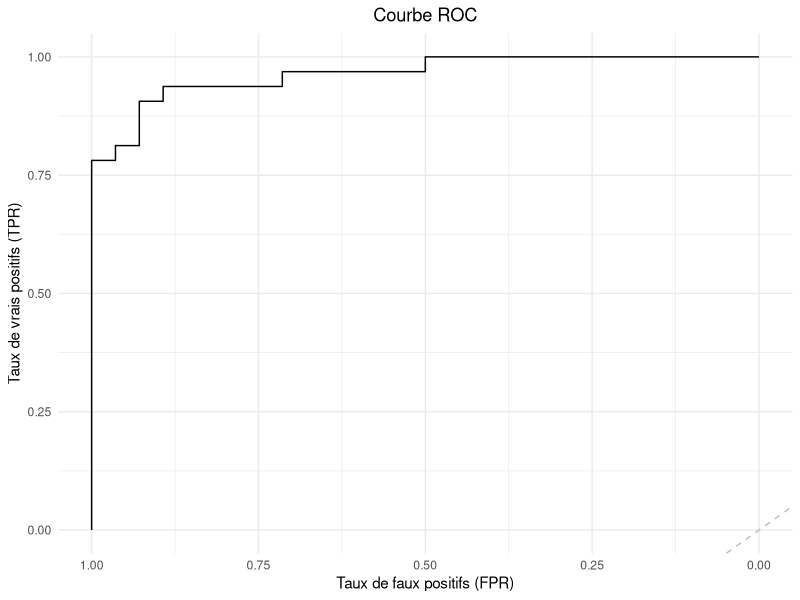
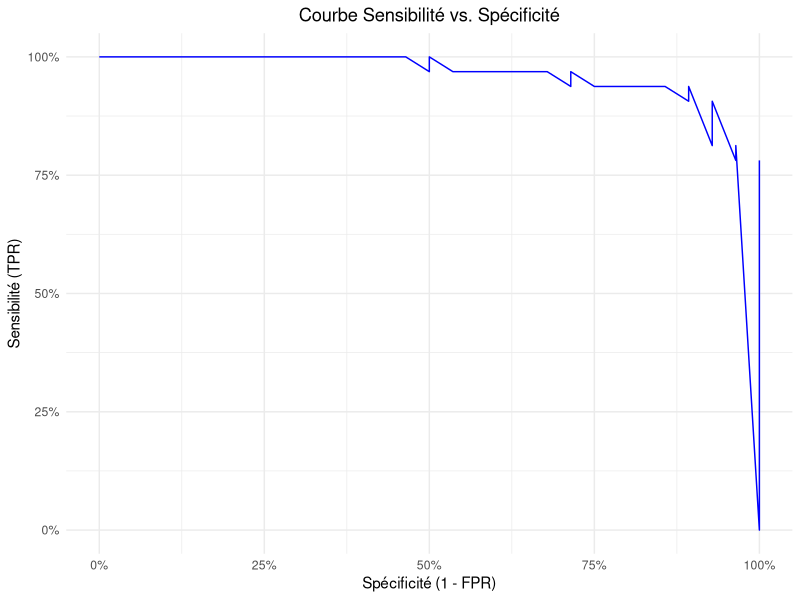
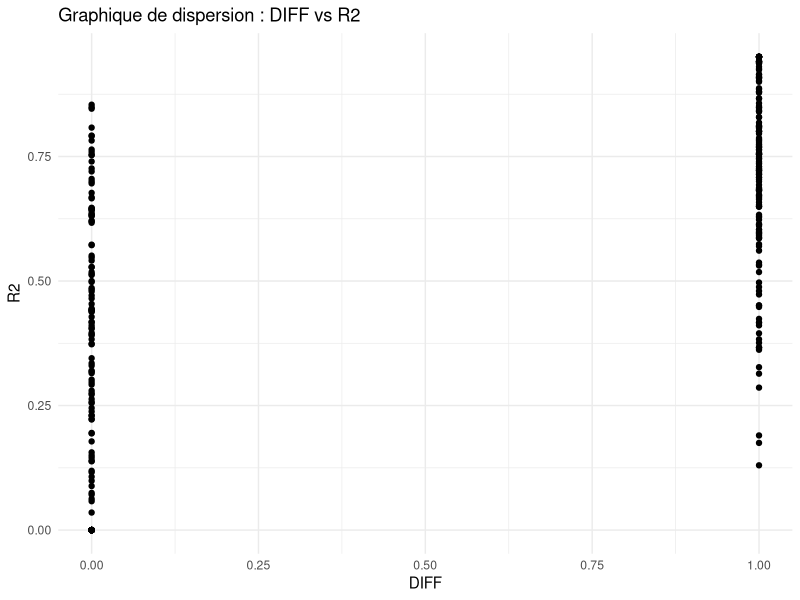
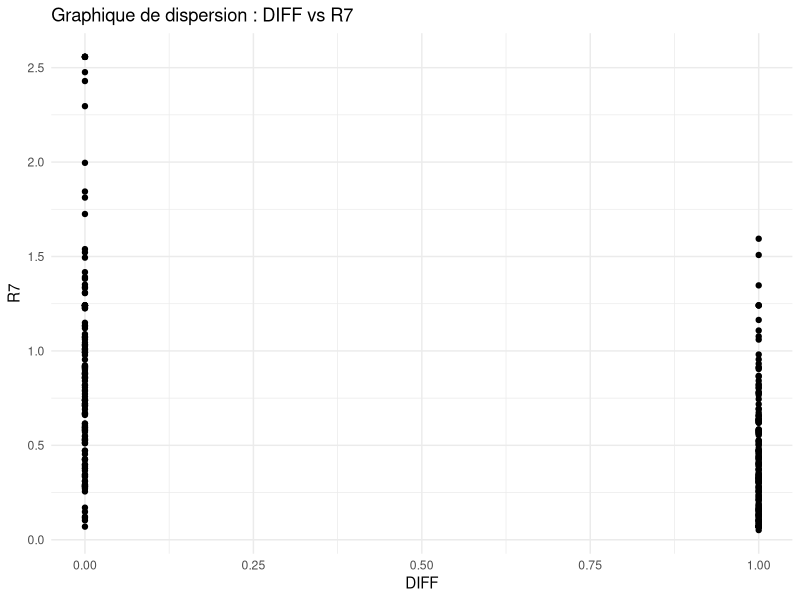
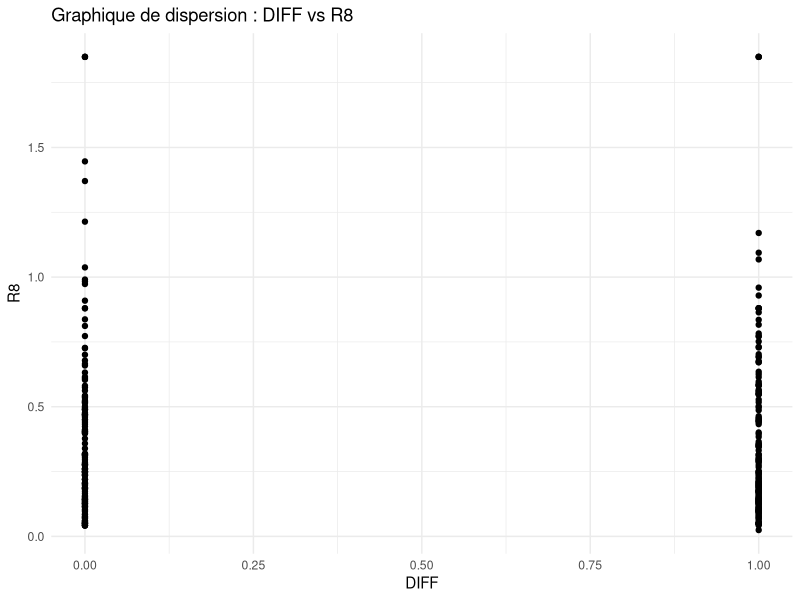
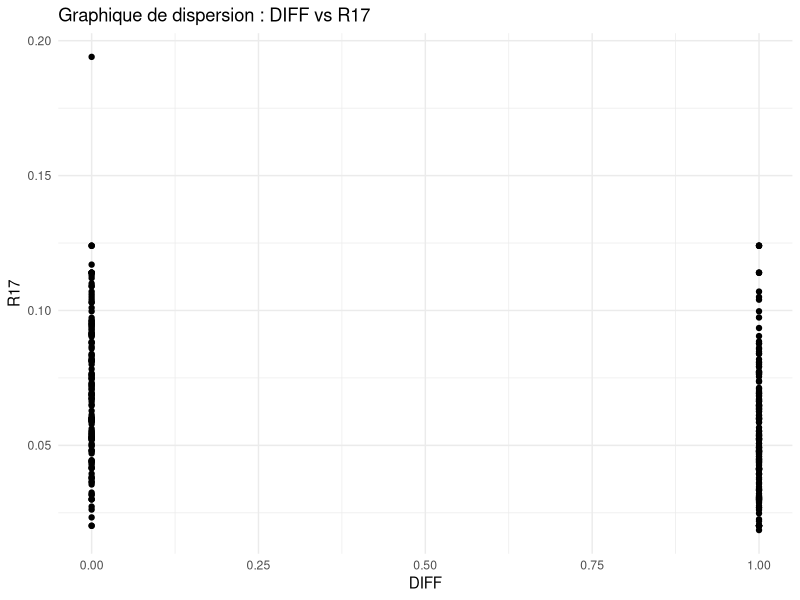
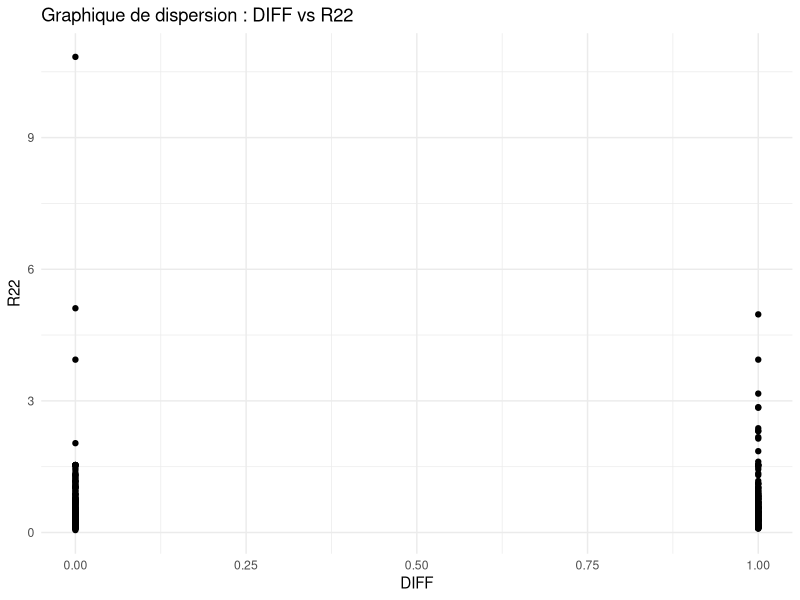
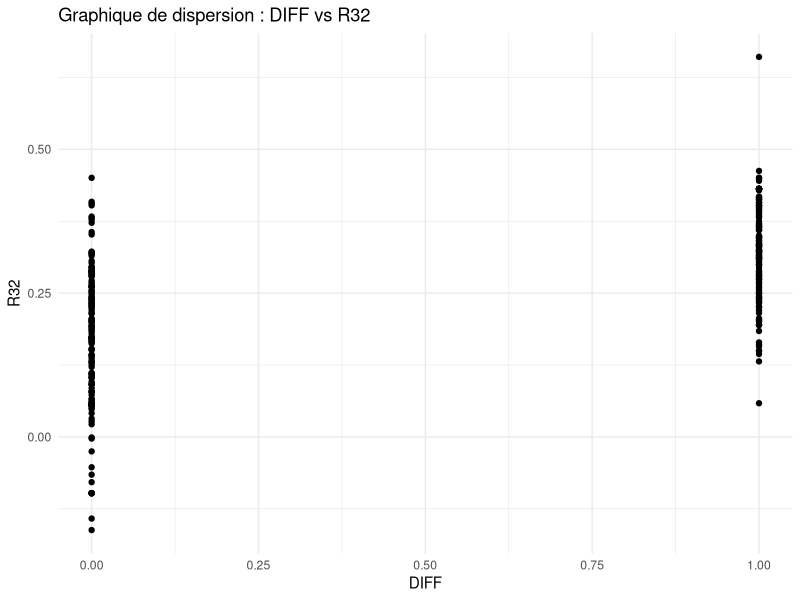

Source code (R) for these figures, in order:
## ---- chunk 1
knitr::opts_chunk$set(echo = TRUE)
## ---- chunk 2
current_directory <- getwd()

# Afficher le répertoire de travail
print(current_directory)
setwd("/Users/justinemanuel/Documents/GitHub/DJDDS-groupe5")
## ---- chunk 3

# Charger les bibliothèques nécessaires
library(ggplot2)
library(readr)

# Charger les données depuis le fichier CSV avec un point-virgule comme délimiteur et un séparateur décimal
donnees <- read.csv2("DATA/farms_train.csv")
donnees2 <- read.csv2("DATA/farms_test.csv")


# Afficher les premières lignes pour vérifier les données
head(donnees)
head(donnees2)

## ---- chunk 4
library(caret)
set.seed(123)  # Pour rendre la partition reproductible

# Partitionner les données d'entraînement : 80% pour l'entraînement, 20% pour le test
partition <- createDataPartition(donnees$DIFF, p = 0.8, list = FALSE)

# Données d'entraînement (80%)
train_data <- donnees[partition, ]

# Données de test (20%)
test_data <- donnees[ -partition, ]

# Vérifier la taille des jeux de données
cat("Taille des données d'entraînement : ", nrow(train_data), "\n")
cat("Taille des données de test : ", nrow(test_data), "\n")

# Vérifier les premières lignes des jeux de données d'entraînement et de test
head(train_data)
head(test_data)
## ---- chunk 5
train_data$DIFF <- factor(train_data$DIFF)
str(train_data$DIFF)
test_data$DIFF <- factor(test_data$DIFF)
str(test_data$DIFF)
# Vérifiez le type des variables explicatives
sapply(train_data[, c("R2", "R7", "R8", "R17", "R22", "R32")], class)

## ---- chunk 6
# Vérifier la présence de valeurs manquantes dans le jeu de données
sum(is.na(train_data))
## ---- chunk 7
# Charger les bibliothèques nécessaires
library(dplyr)   # Pour manipuler les données

# Créer un modèle de régression logistique sur les données d'entraînement
log_model <- glm(DIFF ~ R2 + R7 + R8 + R17 + R22 + R32, data = train_data, family = binomial)

# Résumé du modèle pour voir les coefficients
summary(log_model)

## ---- chunk 8
# Faire des prédictions sur les données de test
# Utiliser le modèle logistique pour prédire la probabilité que DIFF = 1
predictions_prob <- predict(log_model, test_data, type = "response")

# Convertir les probabilités en classes binaires
# Par défaut, on prend 0.5 comme seuil pour transformer les probabilités en classes (1 ou 0)
predictions_class <- ifelse(predictions_prob > 0.5, 1, 0)

# Convertir les prédictions en facteur pour la comparaison avec la variable cible dans les données de test
predictions_class <- factor(predictions_class, levels = c(0, 1))

# Calculer la matrice de confusion pour évaluer la performance du modèle
library(caret)
conf_matrix <- confusionMatrix(predictions_class, test_data$DIFF)

# Afficher la matrice de confusion
print(conf_matrix)

# Extraire l'accuracy (précision globale) du modèle
accuracy <- conf_matrix$overall['Accuracy']
cat("Accuracy: ", accuracy, "\n")
## ---- chunk 9
# Charger les bibliothèques nécessaires
library(pROC)
library(ROCR)

# 1. Courbe ROC et AUC
roc_curve <- roc(test_data$DIFF, predictions_prob)  # Calculer la courbe ROC
cat("AUC: ", auc(roc_curve), "\n")  # Afficher l'AUC

# Tracer la courbe ROC
roc_plot <- ggroc(roc_curve) +
  ggtitle("Courbe ROC") +
  theme_minimal() +
  theme(plot.title = element_text(hjust = 0.5)) +
  labs(x = "Taux de faux positifs (FPR)", y = "Taux de vrais positifs (TPR)") +
  geom_abline(intercept = 0, slope = 1, linetype = "dashed", color = "gray")

print(roc_plot)
## ---- chunk 10
# 2. Sensibilité et Spécificité
# Créer des objets de prédiction avec ROCR
pred_rocr <- prediction(predictions_prob, test_data$DIFF)

# Calculer les performances à différents seuils
perf <- performance(pred_rocr, measure = "tpr", x.measure = "fpr")  # Sensibilité (TPR) vs. Spécificité (1 - FPR)
sensitivity_specificity <- performance(pred_rocr, measure = "sens", x.measure = "spec")

# Tracer les courbes de sensibilité et spécificité
sens_spec_plot <- ggplot() +
  geom_line(aes(x = sensitivity_specificity@x.values[[1]], 
                y = sensitivity_specificity@y.values[[1]]), 
            color = "blue") +
  labs(title = "Courbe Sensibilité vs. Spécificité", 
       x = "Spécificité (1 - FPR)", y = "Sensibilité (TPR)") +
  theme_minimal() +
  theme(plot.title = element_text(hjust = 0.5)) +
  scale_x_continuous(labels = scales::percent) +
  scale_y_continuous(labels = scales::percent)

print(sens_spec_plot)
## ---- chunk 11
# Graphique 1: DIFF vs R2
ggplot(donnees, aes(x = DIFF, y = R2)) +  
  geom_point() +  
  labs(title = "Graphique de dispersion : DIFF vs R2", x = "DIFF", y = "R2") +
  theme_minimal()

# Graphique 2: DIFF vs R7
ggplot(donnees, aes(x = DIFF, y = R7)) +  
  geom_point() +  
  labs(title = "Graphique de dispersion : DIFF vs R7", x = "DIFF", y = "R7") +
  theme_minimal()

# Graphique 3: DIFF vs R8
ggplot(donnees, aes(x = DIFF, y = R8)) +  
  geom_point() +  
  labs(title = "Graphique de dispersion : DIFF vs R8", x = "DIFF", y = "R8") +
  theme_minimal()

# Graphique 4: DIFF vs R17
ggplot(donnees, aes(x = DIFF, y = R17)) +  
  geom_point() +  
  labs(title = "Graphique de dispersion : DIFF vs R17", x = "DIFF", y = "R17") +
  theme_minimal()

# Graphique 5: DIFF vs R22
ggplot(donnees, aes(x = DIFF, y = R22)) +  
  geom_point() +  
  labs(title = "Graphique de dispersion : DIFF vs R22", x = "DIFF", y = "R22") +
  theme_minimal()

# Graphique 6: DIFF vs R32
ggplot(donnees, aes(x = DIFF, y = R32)) +  
  geom_point() +  
  labs(title = "Graphique de dispersion : DIFF vs R32", x = "DIFF", y = "R32") +
  theme_minimal()
